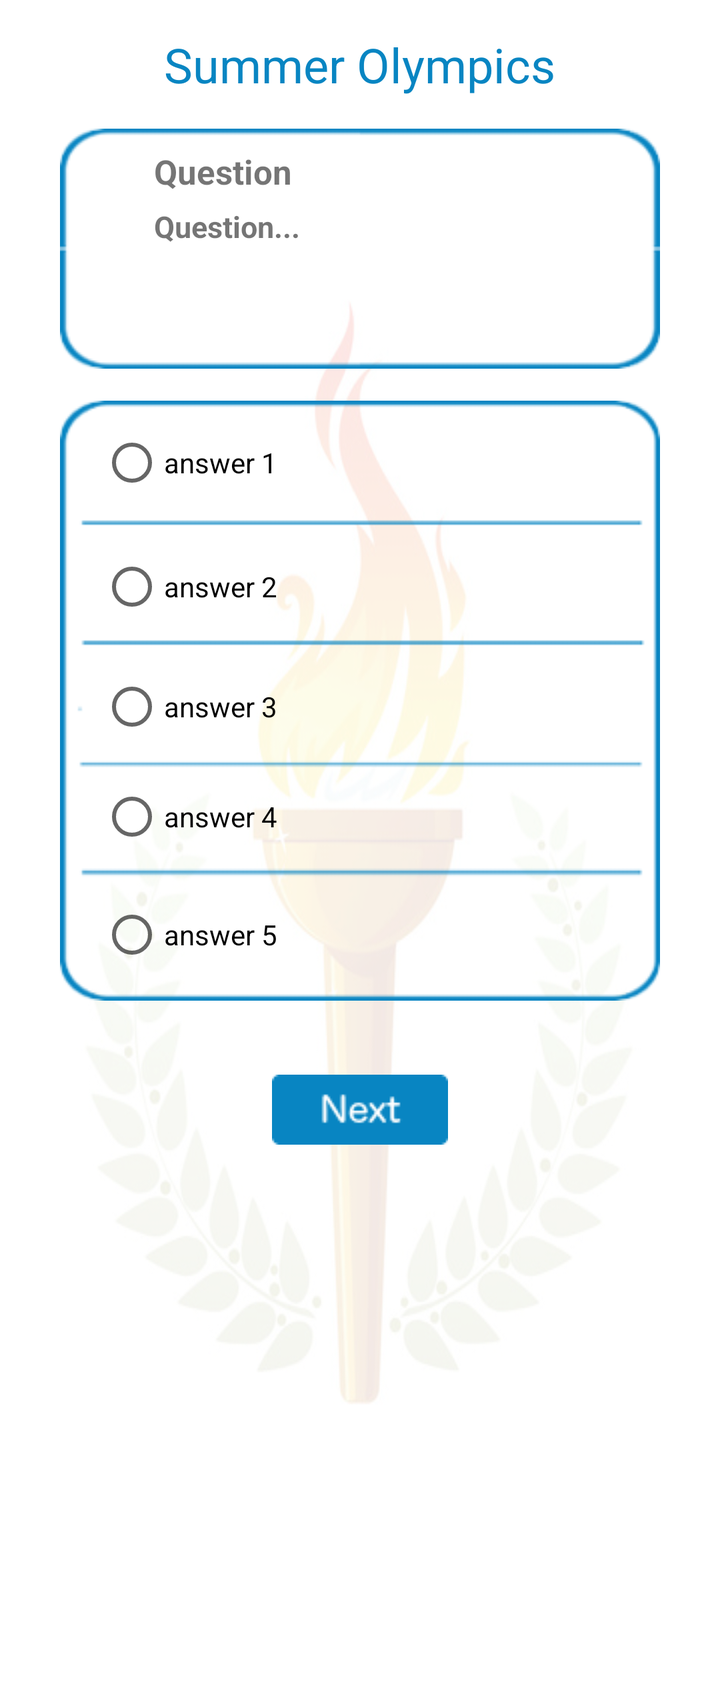
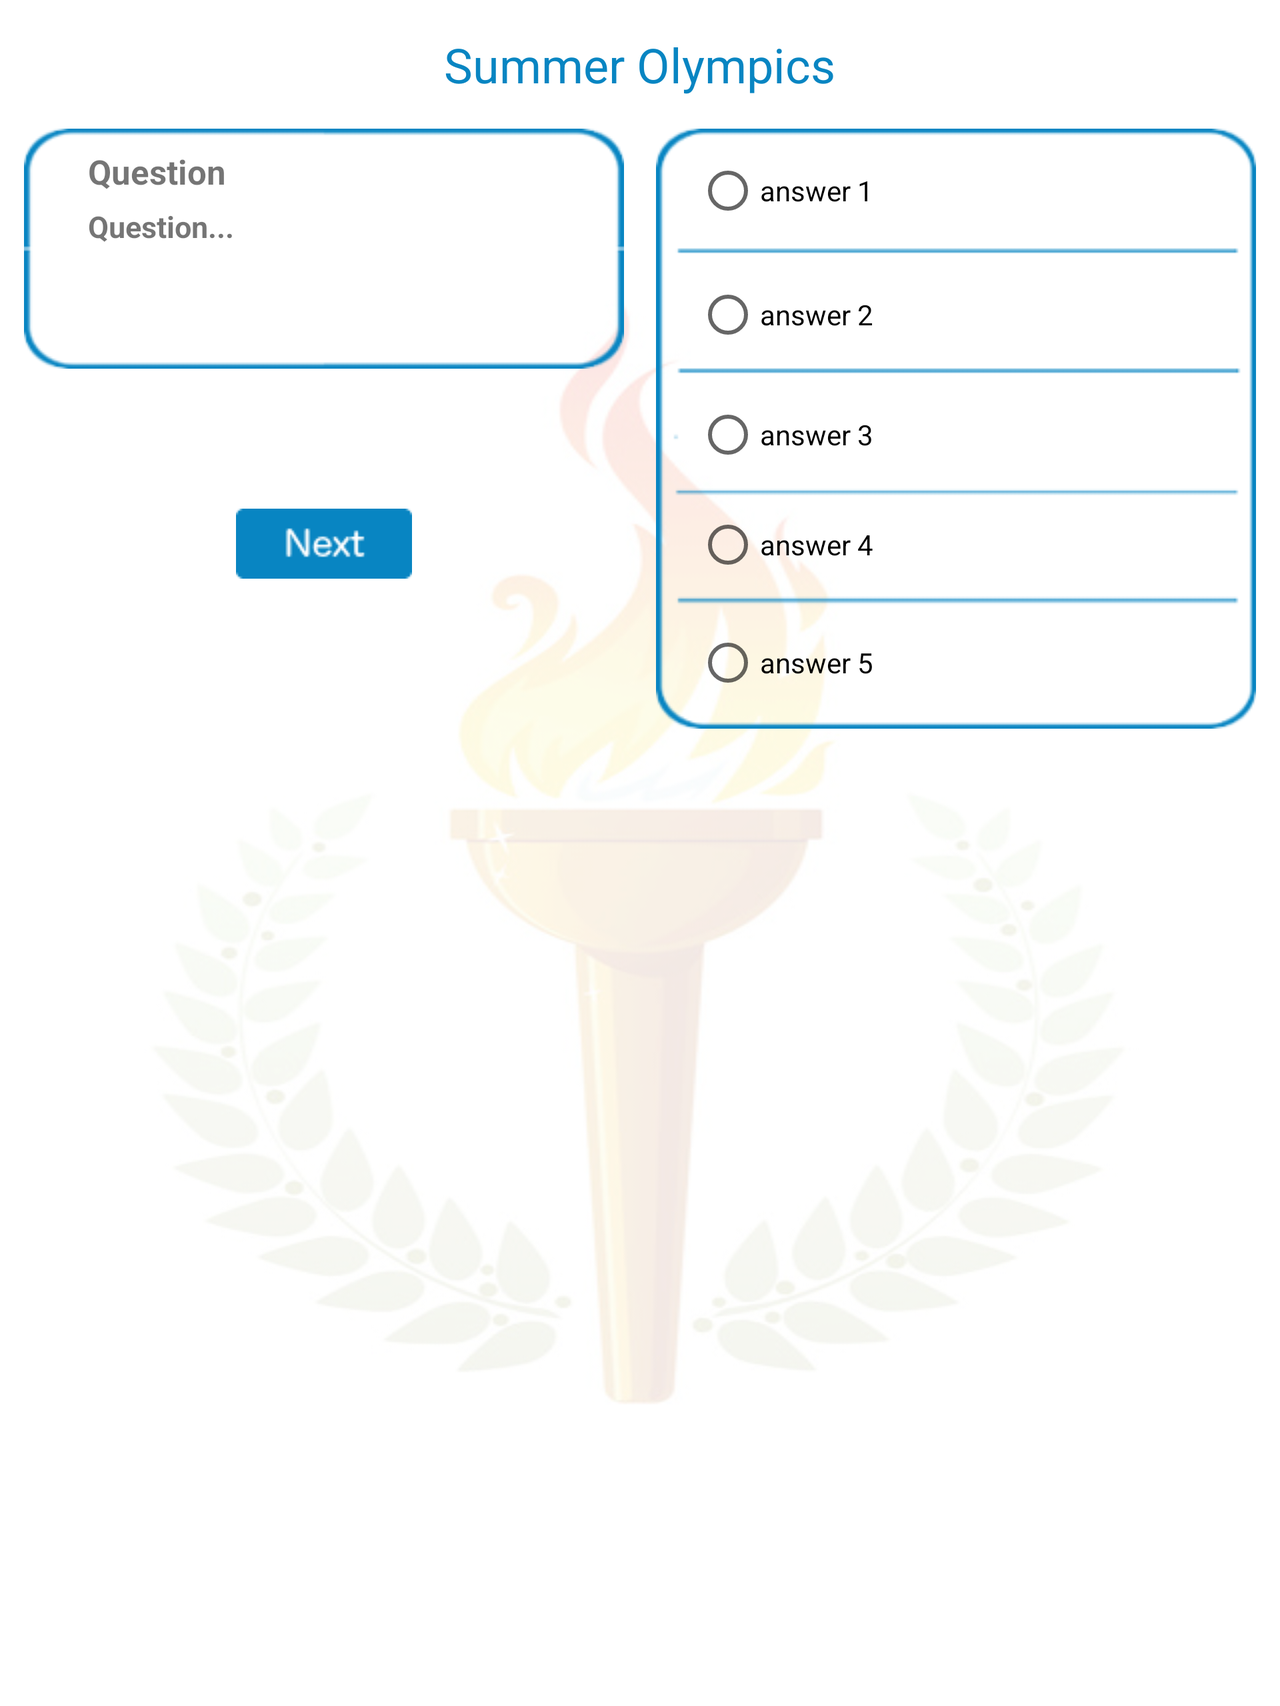

The same Android screen from two of the app's own layout files: first res/layout/ as a phone draws it, then the repository's variant for another configuration, drawn on a device whose configuration selects that folder. Both files follow.
<!-- AndroidManifest.xml: application theme AppTheme -->
<!-- res/layout/activity_summer_olympics_q4.xml -->
<?xml version="1.0" encoding="utf-8"?>
<ScrollView xmlns:android="http://schemas.android.com/apk/res/android"
    xmlns:tools="http://schemas.android.com/tools"
    android:layout_width="match_parent"
    android:layout_height="match_parent"
    android:background="@drawable/quiz_start_page_bg"
    tools:context=".SummerOlympicsQ4">

    <LinearLayout
        android:layout_width="match_parent"
        android:layout_height="match_parent"
        android:orientation="vertical">

        <TextView
            android:id="@+id/header_summer"
            android:text="@string/summer_olympics"
            style="@style/header_summer" />

        <RelativeLayout
            android:id="@+id/question_area_layout"
            style="@style/question_area_layout">

            <ImageView
                android:id="@+id/question_area"
                android:src="@drawable/question_area"
                style="@style/question_area" />

            <TextView
                android:id="@+id/question_label"
                android:text="@string/question_label"
                style="@style/question_label" />

            <TextView
                android:id="@+id/question_value"
                android:text="@string/question_value"
                style="@style/question_value" />

        </RelativeLayout>

        <RelativeLayout
            android:id="@+id/answer_rel_layout_area"
            style="@style/answer_rel_layout_area">

            <ImageView
                android:id="@+id/answer_area"
                android:src="@drawable/answers_area"
                style="@style/answer_area_img" />

            <RadioGroup
                android:id="@+id/radio_group"
                style="@style/radio_group">

                <RadioButton
                    android:id="@+id/answer_1"
                    android:text="@string/answer_1_radio"
                    style="@style/answer_1_radio" />

                <RadioButton
                    android:id="@+id/answer_2"
                    android:text="@string/answer_2_radio"
                    style="@style/answer_2_radio" />

                <RadioButton
                    android:id="@+id/answer_3"
                    android:text="@string/answer_3_radio"
                    style="@style/answer_3_radio" />

                <RadioButton
                    android:id="@+id/answer_4"
                    android:text="@string/answer_4_radio"
                    style="@style/answer_4_radio" />

                <RadioButton
                    android:id="@+id/answer_5"
                    android:text="@string/answer_5_radio"
                    style="@style/answer_5_radio" />

            </RadioGroup>

        </RelativeLayout>

        <ImageButton
            android:id="@+id/ask_next_question_btn"
            android:src="@drawable/next_btn"
            style="@style/ask_next_question_btn_on_radio" />


    </LinearLayout>

</ScrollView>
<!-- resources referenced by this layout -->
<resources>
  <string name="answer_1_radio">answer 1</string>
  <string name="answer_2_radio">answer 2</string>
  <string name="answer_3_radio">answer 3</string>
  <string name="answer_4_radio">answer 4</string>
  <string name="answer_5_radio">answer 5</string>
  <string name="question_label">Question</string>
  <string name="question_value">Question...</string>
  <string name="summer_olympics">Summer Olympics</string>
  <style name="answer_1_radio">
          <item name="android:layout_width">wrap_content</item>
          <item name="android:layout_height">wrap_content</item>
          <item name="android:layout_marginLeft">20dp</item>
          <item name="android:layout_marginStart">20dp</item>
          <item name="android:layout_marginTop">15dp</item>
      </style>
  <style name="answer_2_radio">
          <item name="android:layout_width">wrap_content</item>
          <item name="android:layout_height">wrap_content</item>
          <item name="android:layout_marginLeft">20dp</item>
          <item name="android:layout_marginStart">20dp</item>
          <item name="android:layout_marginTop">30dp</item>
      </style>
  <style name="answer_3_radio">
          <item name="android:layout_width">wrap_content</item>
          <item name="android:layout_height">wrap_content</item>
          <item name="android:layout_marginLeft">20dp</item>
          <item name="android:layout_marginStart">20dp</item>
          <item name="android:layout_marginTop">28dp</item>
      </style>
  <style name="answer_4_radio">
          <item name="android:layout_width">wrap_content</item>
          <item name="android:layout_height">wrap_content</item>
          <item name="android:layout_marginLeft">20dp</item>
          <item name="android:layout_marginStart">20dp</item>
          <item name="android:layout_marginTop">23dp</item>
      </style>
  <style name="answer_5_radio">
          <item name="android:layout_width">wrap_content</item>
          <item name="android:layout_height">wrap_content</item>
          <item name="android:layout_marginLeft">20dp</item>
          <item name="android:layout_marginStart">20dp</item>
          <item name="android:layout_marginTop">27dp</item>
      </style>
  <style name="answer_area_img">
          <item name="android:layout_width">wrap_content</item>
          <item name="android:layout_height">wrap_content</item>
          <item name="android:layout_gravity">center_horizontal</item>
          <item name="android:layout_marginTop">16dp</item>
      </style>
  <style name="answer_rel_layout_area">
          <item name="android:layout_width">match_parent</item>
          <item name="android:layout_height">wrap_content</item>
          <item name="android:gravity">center_horizontal</item>
      </style>
  <style name="question_area">
          <item name="android:layout_width">wrap_content</item>
          <item name="android:layout_height">wrap_content</item>
          <item name="android:layout_centerHorizontal">true</item>
      </style>
  <style name="question_area_layout">
          <item name="android:layout_width">match_parent</item>
          <item name="android:layout_height">wrap_content</item>
          <item name="android:layout_marginTop">16dp</item>
      </style>
  <style name="radio_group">
          <item name="android:layout_width">wrap_content</item>
          <item name="android:layout_height">wrap_content</item>
          <item name="android:layout_gravity">center_horizontal</item>
          <item name="android:layout_marginTop">16dp</item>
          <item name="android:orientation">vertical</item>
      </style>
  <color name="colorPrimary">#3F51B5</color>
  <color name="colorPrimaryDark">#0a86c2</color>
  <color name="colorAccent">#FF4081</color>
</resources>
<!-- res/layout-land/activity_summer_olympics_q4.xml (the repository's variant of the layout above) -->
<!-- drawn on the phone turned sideways -->
<?xml version="1.0" encoding="utf-8"?>
<ScrollView xmlns:android="http://schemas.android.com/apk/res/android"
    xmlns:tools="http://schemas.android.com/tools"
    android:layout_width="match_parent"
    android:layout_height="match_parent"
    android:background="@drawable/quiz_start_page_bg"
    tools:context=".SummerOlympicsQ4">

    <LinearLayout
        android:layout_width="match_parent"
        android:layout_height="match_parent"
        android:orientation="vertical">

        <TextView
            android:id="@+id/header_summer"
            style="@style/header_summer"
            android:text="@string/summer_olympics" />

        <LinearLayout
            android:layout_width="wrap_content"
            android:layout_height="wrap_content"
            android:layout_gravity="center_horizontal">

            <LinearLayout
                android:layout_width="wrap_content"
                android:layout_height="wrap_content"
                android:orientation="vertical">

                <RelativeLayout
                    android:id="@+id/question_area_layout_land"
                    style="@style/question_area_layout_land">

                    <ImageView
                        android:id="@+id/question_area"
                        style="@style/question_area_land"
                        android:src="@drawable/question_area" />

                    <TextView
                        android:id="@+id/question_label"
                        style="@style/question_label_land"
                        android:text="@string/question_label" />

                    <TextView
                        android:id="@+id/question_value"
                        style="@style/question_value_land"
                        android:text="@string/question_value" />

                </RelativeLayout>

                <ImageButton
                    android:id="@+id/ask_next_question_btn"
                    style="@style/ask_next_question_btn_on_radio_land"
                    android:src="@drawable/next_btn" />

            </LinearLayout>

            <LinearLayout
                android:layout_width="wrap_content"
                android:layout_height="wrap_content"
                android:layout_marginLeft="16dp">

                <RelativeLayout
                    android:id="@+id/answer_rel_layout_area_land"
                    style="@style/answer_rel_layout_area_land">

                    <ImageView
                        android:id="@+id/answer_area"
                        style="@style/answer_area_img"
                        android:src="@drawable/answers_area" />

                    <RadioGroup
                        android:id="@+id/radio_group"
                        style="@style/radio_group">

                        <RadioButton
                            android:id="@+id/answer_1"
                            style="@style/answer_1_radio"
                            android:text="@string/answer_1_radio" />

                        <RadioButton
                            android:id="@+id/answer_2"
                            style="@style/answer_2_radio"
                            android:text="@string/answer_2_radio" />

                        <RadioButton
                            android:id="@+id/answer_3"
                            style="@style/answer_3_radio"
                            android:text="@string/answer_3_radio" />

                        <RadioButton
                            android:id="@+id/answer_4"
                            style="@style/answer_4_radio"
                            android:text="@string/answer_4_radio" />

                        <RadioButton
                            android:id="@+id/answer_5"
                            style="@style/answer_5_radio"
                            android:text="@string/answer_5_radio" />

                    </RadioGroup>

                </RelativeLayout>

            </LinearLayout>

        </LinearLayout>

    </LinearLayout>
</ScrollView>
<!-- resources referenced by the variant -->
<!-- as the phone turned sideways resolves them -->
<resources>
  <string name="answer_1_radio">answer 1</string>
  <string name="answer_2_radio">answer 2</string>
  <string name="answer_3_radio">answer 3</string>
  <string name="answer_4_radio">answer 4</string>
  <string name="answer_5_radio">answer 5</string>
  <string name="question_label">Question</string>
  <string name="question_value">Question...</string>
  <string name="summer_olympics">Summer Olympics</string>
  <style name="answer_1_radio">
          <item name="android:layout_width">wrap_content</item>
          <item name="android:layout_height">wrap_content</item>
          <item name="android:layout_marginLeft">20dp</item>
          <item name="android:layout_marginStart">20dp</item>
          <item name="android:layout_marginTop">15dp</item>
      </style>
  <style name="answer_2_radio">
          <item name="android:layout_width">wrap_content</item>
          <item name="android:layout_height">wrap_content</item>
          <item name="android:layout_marginLeft">20dp</item>
          <item name="android:layout_marginStart">20dp</item>
          <item name="android:layout_marginTop">30dp</item>
      </style>
  <style name="answer_3_radio">
          <item name="android:layout_width">wrap_content</item>
          <item name="android:layout_height">wrap_content</item>
          <item name="android:layout_marginLeft">20dp</item>
          <item name="android:layout_marginStart">20dp</item>
          <item name="android:layout_marginTop">28dp</item>
      </style>
  <style name="answer_4_radio">
          <item name="android:layout_width">wrap_content</item>
          <item name="android:layout_height">wrap_content</item>
          <item name="android:layout_marginLeft">20dp</item>
          <item name="android:layout_marginStart">20dp</item>
          <item name="android:layout_marginTop">23dp</item>
      </style>
  <style name="answer_5_radio">
          <item name="android:layout_width">wrap_content</item>
          <item name="android:layout_height">wrap_content</item>
          <item name="android:layout_marginLeft">20dp</item>
          <item name="android:layout_marginStart">20dp</item>
          <item name="android:layout_marginTop">27dp</item>
      </style>
  <style name="answer_area_img">
          <item name="android:layout_width">wrap_content</item>
          <item name="android:layout_height">wrap_content</item>
          <item name="android:layout_gravity">center_horizontal</item>
          <item name="android:layout_marginTop">16dp</item>
      </style>
  <style name="answer_rel_layout_area_land">
          <item name="android:layout_width">wrap_content</item>
          <item name="android:layout_height">wrap_content</item>
          <item name="android:gravity">center_horizontal</item>
      </style>
  <style name="ask_next_question_btn_on_radio_land">
          <item name="android:layout_width">wrap_content</item>
          <item name="android:layout_height">wrap_content</item>
          <item name="android:layout_gravity">center_horizontal</item>
          <item name="android:layout_marginTop">70dp</item>
          <item name="android:background">#00000000</item>
      </style>
  <style name="question_area_land">
          <item name="android:layout_width">wrap_content</item>
          <item name="android:layout_height">wrap_content</item>
      </style>
  <style name="question_area_layout_land">
          <item name="android:layout_width">wrap_content</item>
          <item name="android:layout_height">wrap_content</item>
          <item name="android:layout_marginTop">16dp</item>
      </style>
  <style name="radio_group">
          <item name="android:layout_width">wrap_content</item>
          <item name="android:layout_height">wrap_content</item>
          <item name="android:layout_gravity">center_horizontal</item>
          <item name="android:layout_marginTop">16dp</item>
          <item name="android:orientation">vertical</item>
      </style>
  <color name="colorPrimary">#3F51B5</color>
  <color name="colorPrimaryDark">#0a86c2</color>
  <color name="colorAccent">#FF4081</color>
</resources>
